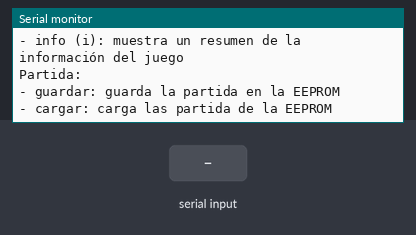
The sketch below on a simulated Arduino Uno, built with avr-gcc and run on an emulated ATmega328P. Parts: the last lines printed to the serial monitor. Inputs (shaded band) come from the test bench.

Above: at 1.8 s.
1.9 s: "recolectar\n" received over Serial
At 2.9 s:
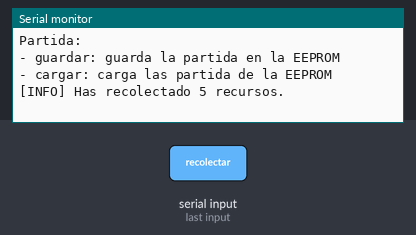
3.4 s: "usar\n" received over Serial
At 3.9 s:
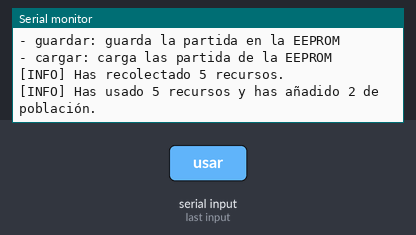
4.9 s: "almacen\n" received over Serial
At 6.1 s:
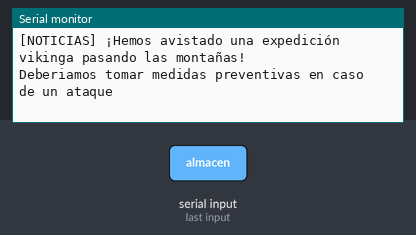
6.4 s: "expandir\n" received over Serial
At 6.55 s:
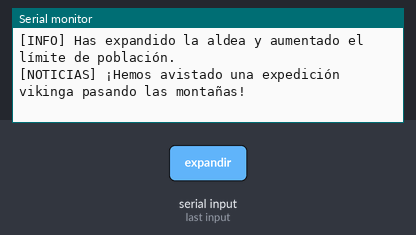
7.9 s: "r\n" received over Serial
At 9.0 s:
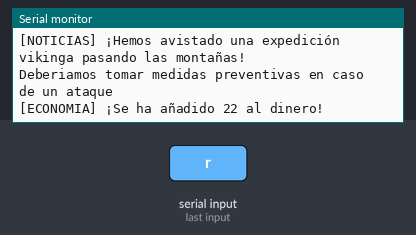
9.5 s: "expandir\n" received over Serial
At 9.57 s:
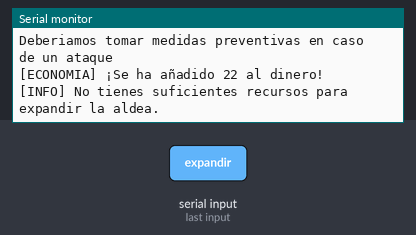

The sketch:

VillagesAndVikings.ino
```cpp
#include <EEPROM.h>


// Variables de juego

uint8_t poblacion = 20;
uint8_t limitePoblacion = 30; // Límite de población inicial

uint8_t recursos = 30;
uint8_t limiteRecursos = 45; // Límite de recursos inicial

int dinero= 5; // Dinero inicial
int ingreso;
const byte ingresoBase = 5;
int turno = 0;
const byte turnosRecaudacion = 10;

// Direcciones de memoria en la EEPROM para cada variable
#define ADDR_POBLACION 60
#define ADDR_LIMITE_POBLACION 61

#define ADDR_RECURSOS 70
#define ADDR_LIMITE_RECURSOS 71

#define ADDR_DINERO 100
#define ADDR_INGRESO 101

#define ADDR_TURNO 45
#define ADDR_PROBABILIDAD_INVASION 50


//Se definen los prefijos para información y noticias
#define prefixInfo "[INFO] "
#define prefixCitizen"[NOTICIAS] "

uint8_t probabilidadInvasion = 0; //Probabilidad inicial de un ataque.

void setup() {
  // Inicializa la comunicación Serial
  Serial.begin(9600);

  // Muestra el mensaje de bienvenida y comandos
  Serial.println(F("¡Bienvenido a VillagesAndVikings!")); // la función F() almacena cadenas de texto en la flash, se ahorra MUCHA sram!
  mostrarComandos(); //Muestra el mensaje de comandos disponibles

  /* NO SE DEBEN CARGAR LOS DATOS DE GUARDADO EN EL VOIDSETUP NI VOIDLOOP
  Explicación: La memoria EEPROM tiene una capacidad limite de entre 100 mil a 1 millón de escritura,
  si se realiza una escritura en cada void loop  o setup la memoria va a degradarse rápidamente.
  */
}

void loop() {
  if (Serial.available()) {
    String comando = Serial.readStringUntil('\n');
    manejarComando(comando);
    verificarInvasion(); //Cada turno se verifica la probabilidad de invasión
    ingresosContador();
  }
}
void recolectarRecursos() {
  if (recursos + 5 <= limiteRecursos) {
    recursos += 5;
    Serial.print(prefixInfo);
    Serial.println(F("Has recolectado 5 recursos."));
  } else {
    Serial.print(prefixInfo);
    Serial.println(F("No puedes recolectar más recursos. Has alcanzado el límite."));
  }
}
void usarRecursos() {
  if (recursos >= 5) {
    recursos -= 5;
    if (poblacion + 2 <= limitePoblacion) {
      poblacion += 2;
      Serial.print(prefixInfo);
      Serial.println(F("Has usado 5 recursos y has añadido 2 de población."));
    } else {
      Serial.print(prefixInfo);
      Serial.println(F("No puedes añadir más población. Has alcanzado el límite."));
    }
  } else {
    Serial.print(prefixInfo);
    Serial.println(F("No tienes suficientes recursos para realizar esta acción."));
  }
}
void construirAlmacen() {
  if (recursos >= 10) {
    recursos -= 10;
    limiteRecursos += 10;
    Serial.print(prefixInfo);
    Serial.println(F("Has construido un almacén y aumentado el límite de recursos posibles."));
  } else {
    Serial.print(prefixInfo);
    Serial.println(F("No tienes suficientes recursos para construir un almacén."));
  }
}
void expandirAldea() {
  if (recursos >= 15) {
    recursos -= 15;
    limitePoblacion += 8;
    Serial.print(prefixInfo);
    Serial.println(F("Has expandido la aldea y aumentado el límite de población."));
  } else {
    Serial.print(prefixInfo);
    Serial.println(F("No tienes suficientes recursos para expandir la aldea."));
  }
}

void mostrarComandos() {
  Serial.println(F("╔════════════════════════════════╗"));
  Serial.println(F("          MENÚ DE AYUDA:           "));
  Serial.println(F("╚════════════════════════════════╝"));
  Serial.println();
  Serial.println(F("Juego:"));
  Serial.println(F("- recolectar (r): recolecta 5 recursos"));
  Serial.println(F("- usar (u): usa 5 recursos y añade 2 de población"));
  Serial.println(F("- almacén (a): construye un almacén para aumentar el límite de recursos posibles (+10)"));
  Serial.println(F("- expandir (e): consume 15 recursos y aumenta el límite de población en 8"));
  Serial.println(F("Ayuda:"));
  Serial.println(F("- info (i): muestra un resumen de la información del juego"));
  Serial.println(F("Partida:"));
  Serial.println(F("- guardar: guarda la partida en la EEPROM"));
  Serial.println(F("- cargar: carga las partida de la EEPROM"));
}
void mostrarInfo() {
  // Imprimir la parte superior de la cuadrícula
  Serial.println(F("╔═════════════════════════════════╗"));
  Serial.println(F("║     Resumen de información      ║"));
  Serial.println(F("╠═════════════════════════════════╣"));

  // Imprimir cada variable en una línea separada
  Serial.print(F("║ Población: "));
  Serial.println(poblacion);
  Serial.print(F("║ Recursos: "));
  Serial.println(recursos);
  Serial.print(F("║ Límite de Recursos: "));
  Serial.println(limiteRecursos);
  Serial.print(F("║ Límite de Población: "));
  Serial.println(limitePoblacion);
  Serial.print(F("║ Turno: "));
  Serial.println(turno);
  Serial.print(F("║ Dinero e ingresos c/5T: "));
  Serial.println(dinero);
  Serial.print(F(" / "));
  Serial.println(ingreso);

  // Imprimir la parte inferior de la cuadrícula
  Serial.println(F("╚═════════════════════════════════╝"));
}


void manejarComando(String comando) {
  // Convertir el comando a minúsculas
  comando.toLowerCase();
  if (comando == "ayuda" || comando == "a") {
    mostrarComandos();
  } else if (comando == "recolectar" || comando == "r") {
    turno++;
    recolectarRecursos();
    probabilidadInvasion += 6;
  } else if (comando == "usar" || comando == "u") {
    turno++;
    usarRecursos();
    probabilidadInvasion += 6;
  } else if (comando == "almacén" || comando == "almacen" || comando == "a") {
    turno++;
    construirAlmacen();
    probabilidadInvasion += 8;
  } else if (comando == "expandir" || comando == "e") {
    turno++;
    expandirAldea();
    probabilidadInvasion += 10;
  } else if ( comando == "guardar") {
    guardarVariablesEnEEPROM();
  } else if ( comando == "cargar") {
    cargarVariablesDesdeEEPROM();
  } else if (comando == "test1") {
    eventoAtaqueVikingo();
  } else if (comando == "info" || comando == "i") {
    mostrarInfo();
  } else {
    Serial.print(prefixInfo);
    Serial.println(F("Comando inválido. Introduce 'ayuda' para ver la lista de comandos."));
  }

}

void gestorDinero (){
  int multiplicador;
  multiplicador = poblacion * 0.8;
  ingreso = ingresoBase + multiplicador;
}

void ingresosContador() {
  gestorDinero();
  if  (turno  % turnosRecaudacion == 5) {
      dinero = dinero + ingreso;
      Serial.println("");
      Serial.print("[ECONOMIA] ");
      Serial.print("¡Se ha añadido ");
      Serial.print(ingreso);
      Serial.println(" al dinero! ");
      Serial.println("");
    }
}
void verificarInvasion() {
  if (probabilidadInvasion >= 20 && probabilidadInvasion < 50) {
    Serial.print(prefixCitizen);
    Serial.println(F("¡Hemos avistado una expedición vikinga pasando las montañas!"));
    Serial.println(F("Deberiamos tomar medidas preventivas en caso de un ataque"));
  } else if (probabilidadInvasion >= 50 && probabilidadInvasion < 100) {
    Serial.print(prefixCitizen);
    Serial.println(F("¡Alerta de invasión! Los vikingos se están acercando ¡Acaban de cruzar las montañas!."));
  } else if (probabilidadInvasion >= 100) {
    eventoAtaqueVikingo();

  }
}
void eventoAtaqueVikingo() {
  // Define el porcentaje de disminución de recursos por el ataque
  uint8_t porcentajeDisminucion = 15; // 10% de disminución de recursos
  // Calcula la cantidad a disminuir
  uint8_t cantidadDisminuir = recursos * porcentajeDisminucion / 100;
  recursos -= cantidadDisminuir; // resta los recursos saqueados
  // Muestra un mensaje indicando el resultado del ataque
  Serial.print(prefixInfo);
  Serial.print(F("¡Los vikingos han atacado el pueblo! Recursos disminuidos en "));
  Serial.print(cantidadDisminuir);
  Serial.println(F("."));
  Serial.print(F("Recursos restantes: "));
  Serial.println(recursos);
  probabilidadInvasion = 0;
}
void cargarVariablesDesdeEEPROM() {
  // Cargar poblacion desde la EEPROM
  EEPROM.get(ADDR_POBLACION, poblacion);
  EEPROM.get(ADDR_LIMITE_POBLACION, limitePoblacion);
  EEPROM.get(ADDR_RECURSOS, recursos);
  EEPROM.get(ADDR_LIMITE_RECURSOS, limiteRecursos);
  EEPROM.get(ADDR_DINERO, dinero);
  EEPROM.get(ADDR_INGRESO, ingreso);
  EEPROM.get(ADDR_TURNO, turno);
  EEPROM.get(ADDR_PROBABILIDAD_INVASION, probabilidadInvasion);
}
void guardarVariablesEnEEPROM() {
  EEPROM.put(ADDR_POBLACION, poblacion);
  EEPROM.put(ADDR_LIMITE_POBLACION, limitePoblacion);
  EEPROM.put(ADDR_RECURSOS, recursos);
  EEPROM.put(ADDR_LIMITE_RECURSOS, limiteRecursos);
  EEPROM.put(ADDR_DINERO, dinero);
  EEPROM.get(ADDR_INGRESO, ingreso);
  EEPROM.put(ADDR_TURNO, turno);
  EEPROM.put(ADDR_PROBABILIDAD_INVASION, probabilidadInvasion);
}
```

Measured:
- after the input at 1.9 s, the serial monitor: prints a new line at once (image 1)
- after the input at 3.4 s, the serial monitor: prints a new line at once (image 2)
- after the input at 4.9 s, the serial monitor: prints a new line at once (image 3)
- after the input at 6.4 s, the serial monitor: prints a new line at once (image 4)
- after the input at 7.9 s, the serial monitor: prints a new line at once (image 5)
- after the input at 9.5 s, the serial monitor: prints a new line at once (image 6)
